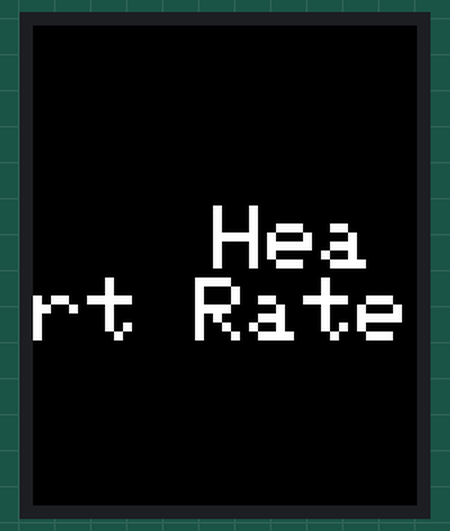
Recording of a sketch running on a simulated ESP32. Shown: 128×160 colour display.

Above: at 0.1 s.

The sketch:

Data_tft.ino
```cpp
#include <Adafruit_GFX.h> // Core graphics library
#include <Adafruit_ST7735.h> // Hardware-specific library for ST7735
#include <SPI.h>

#define TFT_DC 12 //A0
#define TFT_CS 13 //CS
#define TFT_MOSI 14 //SDA
#define TFT_CLK 27 //SCK
#define TFT_RST 23
#define TFT_MISO 0

Adafruit_ST7735 tft = Adafruit_ST7735(TFT_CS, TFT_DC, TFT_MOSI, TFT_CLK, TFT_RST);

void setup() {
  tft.setCursor(60,60);
  tft.setTextColor(ST7735_WHITE);
  tft.setTextSize(3);
  tft.print("Heart Rate");
}

void loop() {
  // put your main code here, to run repeatedly:

}
```
